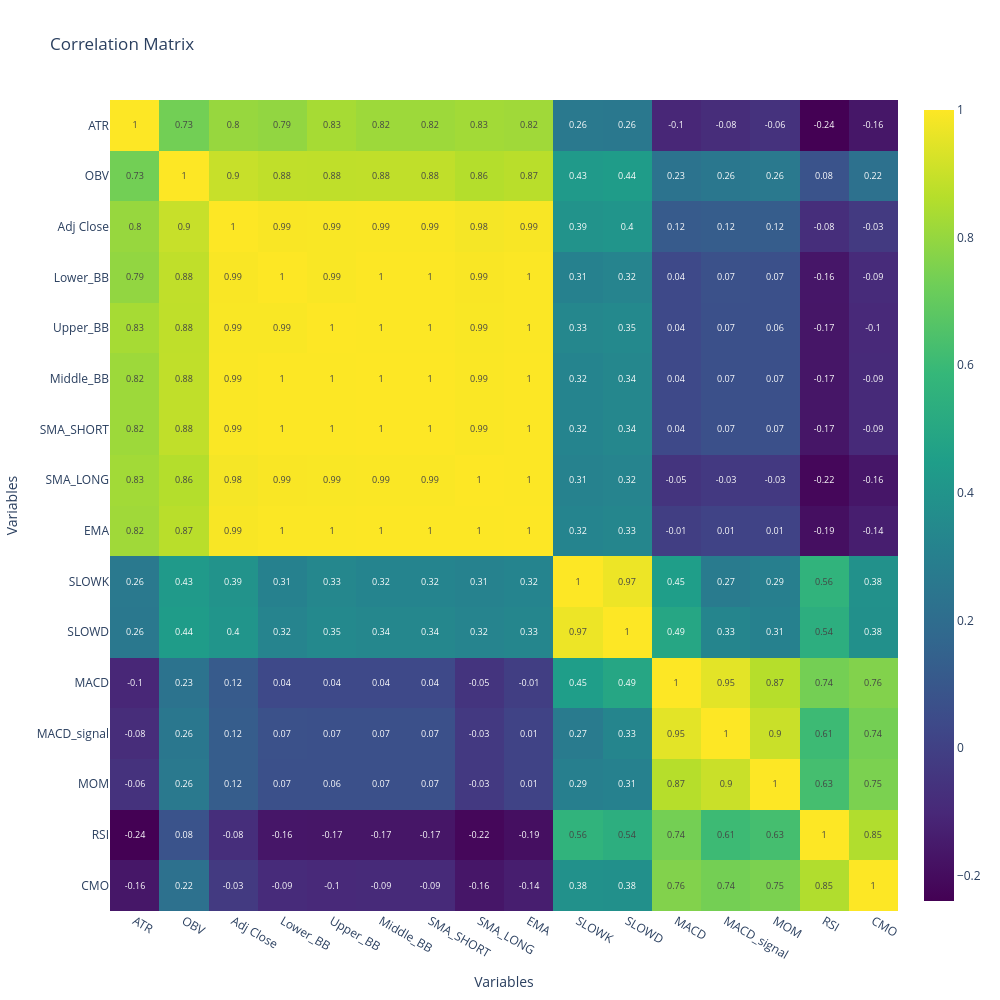

Notebook code cell kept with this figure:
### Code cell
correlation_matrix = X_train_df.corr()

fig = go.Figure(data=go.Heatmap(
                    z=correlation_matrix,
                    x=correlation_matrix.columns,
                    y=correlation_matrix.columns,
                    colorscale='Viridis',
                    text=correlation_matrix.round(2).values, 
                    texttemplate="%{text}",
                    textfont={"size":9}  
                    ))

fig.update_layout(
    title='Correlation Matrix',
    xaxis_title="Variables",
    yaxis_title="Variables",
    xaxis=dict(side='bottom'),
    yaxis=dict(autorange='reversed'),
    width=1000, 
    height=1000,  
)

pyo.iplot(fig)

### Figure 1 — Plotly figure (JSON) as saved in the notebook; plotly's stock layout.template omitted (floating-point values rounded to 4 significant figures; data arrays with more than 128 entries replaced by an {"elided": "..."} marker saying what was removed)
{"data": [{"colorscale": [[0, "#440154"], [0.1111, "#482878"], [0.2222, "#3e4989"], [0.3333, "#31688e"], [0.4444, "#26828e"], [0.5556, "#1f9e89"], [0.6667, "#35b779"], [0.7778, "#6ece58"], [0.8889, "#b5de2b"], [1, "#fde725"]], "text": {"elided": "16x16 float values"}, "textfont": {"size": 9}, "texttemplate": "%{text}", "type": "heatmap", "x": ["ATR", "OBV", "Adj Close", "Lower_BB", "Upper_BB", "Middle_BB", "SMA_SHORT", "SMA_LONG", "EMA", "SLOWK", "SLOWD", "MACD", "MACD_signal", "MOM", "RSI", "CMO"], "y": ["ATR", "OBV", "Adj Close", "Lower_BB", "Upper_BB", "Middle_BB", "SMA_SHORT", "SMA_LONG", "EMA", "SLOWK", "SLOWD", "MACD", "MACD_signal", "MOM", "RSI", "CMO"], "z": {"elided": "16x16 float values"}}], "layout": {"height": 1000, "title": {"text": "Correlation Matrix"}, "width": 1000, "xaxis": {"side": "bottom", "title": {"text": "Variables"}}, "yaxis": {"autorange": "reversed", "title": {"text": "Variables"}}}}
